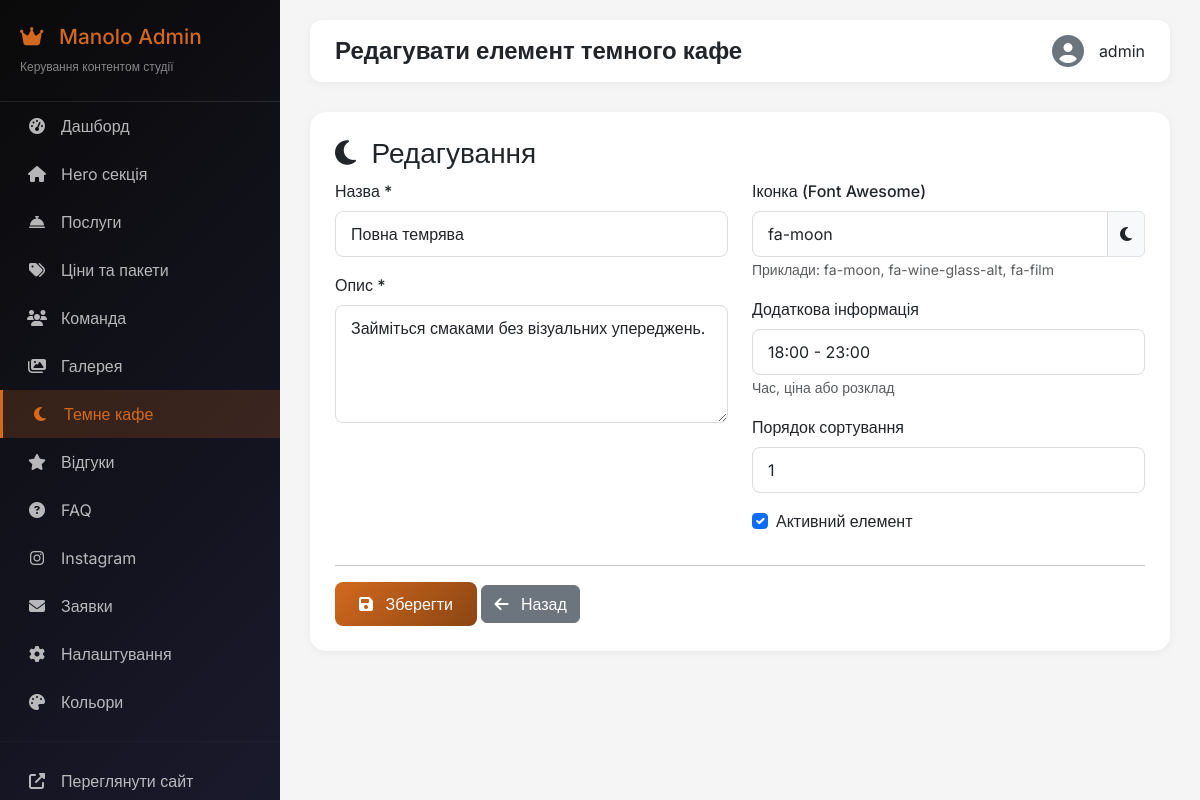
/admin/dark-cafe/edit/1 (signed in), run on the app's committed database.
### app.py (models this page shows)
class DarkCafeItem(db.Model):
    __tablename__ = 'dark_cafe_items'
    id = db.Column(db.Integer, primary_key=True)
    title = db.Column(db.String(100), nullable=False)
    description = db.Column(db.Text, nullable=False)
    icon = db.Column(db.String(50), default='fa-moon')
    extra_info = db.Column(db.String(100))
    order = db.Column(db.Integer, default=0)
    is_active = db.Column(db.Boolean, default=True)

### app.py (the view, shortened to what this page needs)
@app.route('/admin/dark-cafe/add', methods=['GET', 'POST'])
@app.route('/admin/dark-cafe/edit/<int:id>', methods=['GET', 'POST'])
@login_required
def admin_dark_cafe_edit(id=None):
    item = DarkCafeItem.query.get(id) if id else DarkCafeItem()
    return render_template('admin/dark_cafe_edit.html', item=item)

### app.py (called while the page is built)
def login_required(f):
    @wraps(f)
    def decorated_function(*args, **kwargs):
        if not session.get('admin_logged_in'):
            flash('Будь ласка, увійдіть в адмін-панель', 'warning')
            return redirect(url_for('admin_login'))
        return f(*args, **kwargs)
    return decorated_function

### templates/admin/dark_cafe_edit.html (shortened to what this page needs)
{% extends "admin/layout.html" %}
{% block title %}{{ 'Редагувати' if item.id else 'Додати' }} елемент темного кафе{% endblock %}
{% block content %}
<div class="admin-card">
    <h3><i class="fas fa-moon me-2"></i> {{ 'Редагування' if item.id else 'Новий елемент' }}</h3>
    <form method="POST">
        <div class="row">
            <div class="col-md-6">
                <div class="mb-3">
                    <label class="form-label">Назва *</label>
                    <input type="text" name="title" class="form-control" value="{{ item.title or '' }}" required>
                </div>
                <div class="mb-3">
                    <label class="form-label">Опис *</label>
                    <textarea name="description" class="form-control" rows="4" required>{{ item.description or '' }}</textarea>
                </div>
            </div>
            <div class="col-md-6">
                <div class="mb-3">
                    <label class="form-label">Іконка (Font Awesome)</label>
                    <div class="input-group">
                        <input type="text" name="icon" class="form-control" value="{{ item.icon or 'fa-moon' }}" placeholder="fa-moon">
                        <span class="input-group-text"><i class="fas {{ item.icon or 'fa-moon' }}"></i></span>
                    </div>
                    <small class="text-muted">Приклади: fa-moon, fa-wine-glass-alt, fa-film</small>
                </div>
                <div class="mb-3">
                    <label class="form-label">Додаткова інформація</label>
                    <input type="text" name="extra_info" class="form-control" value="{{ item.extra_info or '' }}" placeholder="Наприклад: 18:00 - 23:00">
                    <small class="text-muted">Час, ціна або розклад</small>
                </div>
                <div class="mb-3">
                    <label class="form-label">Порядок сортування</label>
                    <input type="number" name="order" class="form-control" value="{{ item.order or 0 }}">
                </div>
                <div class="mb-3 form-check">
                    <input type="checkbox" name="is_active" class="form-check-input" id="is_active" {% if item.is_active %}checked{% endif %}>
                    <label class="form-check-label" for="is_active">Активний елемент</label>
                </div>
            </div>
        </div>
        <hr>
        <div class="mt-3">
            <button type="submit" class="btn btn-primary">
                <i class="fas fa-save me-2"></i> Зберегти
            </button>
            <a href="{{ url_for('admin_dark_cafe') }}" class="btn btn-secondary">
                <i class="fas fa-arrow-left me-2"></i> Назад
            </a>
        </div>
    </form>
</div>
{% endblock %}

### templates/admin/layout.html (style rules this page uses)
* { margin: 0; padding: 0; box-sizing: border-box; }
body { font-family: 'Inter', sans-serif; background: #f5f5f5; }
.admin-card { background: white; border-radius: 16px; padding: 25px; margin-bottom: 25px; box-shadow: 0 2px 10px rgba(0,0,0,0.05); }
.btn-primary { background: linear-gradient(135deg, #D2691E, #8B4513); border: none; padding: 10px 24px; border-radius: 8px; transition: all 0.3s; }
.form-label { font-weight: 500; margin-bottom: 8px; }
.form-control, .form-select { border-radius: 8px; border: 1px solid #ddd; padding: 10px 15px; }

### data on the page
DarkCafeItem: title "Повна темрява", description "Займіться смаками без візуальних упереджень.", icon "fa-moon", extra_info "18:00 - 23:00", order "1", is_active "☑"

### other printed values
{{ 'Редагувати' if item.id else 'Додати' }} "Редагувати"
{{ session.get('admin_username', 'Admin') }} "admin"
{{ 'Редагування' if item.id else 'Новий елемент' }} "Редагування"
